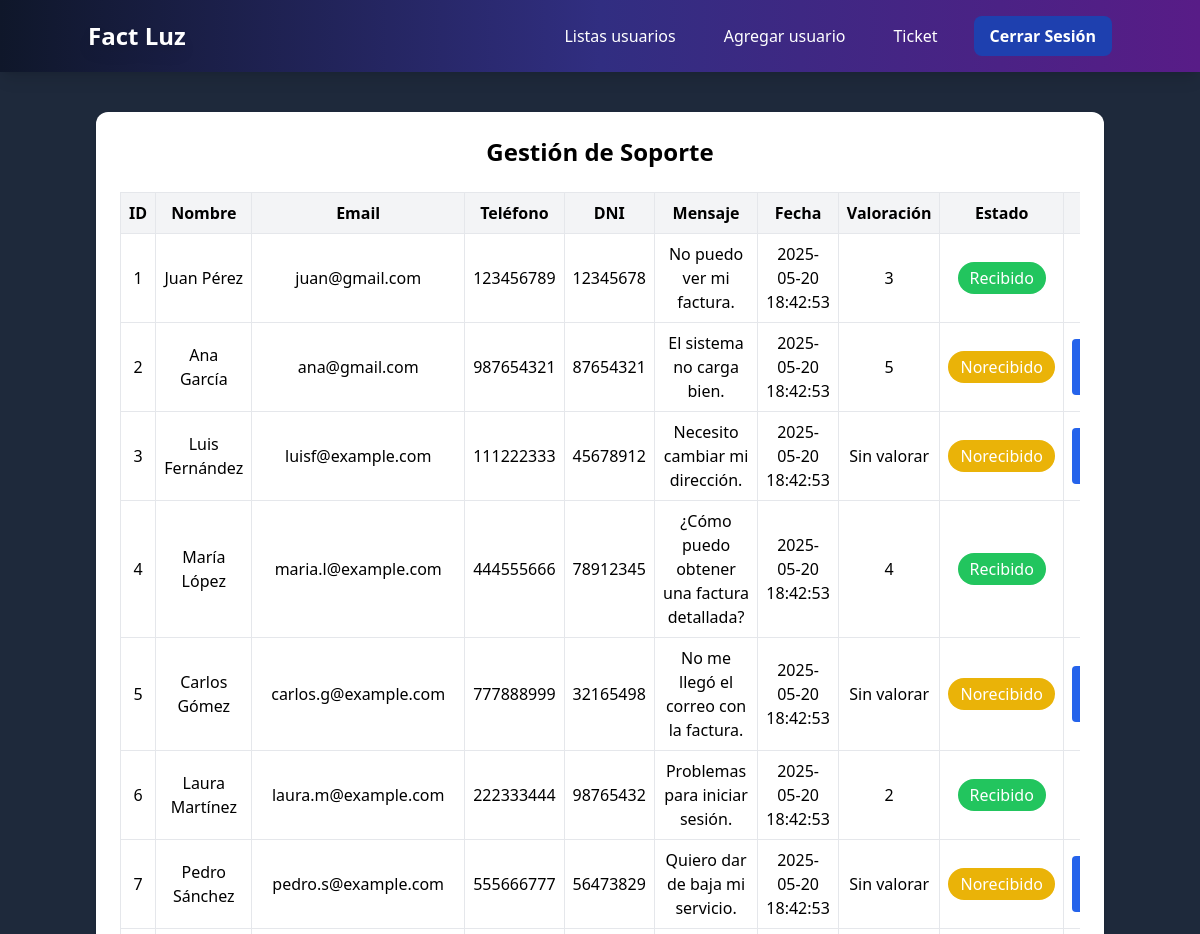
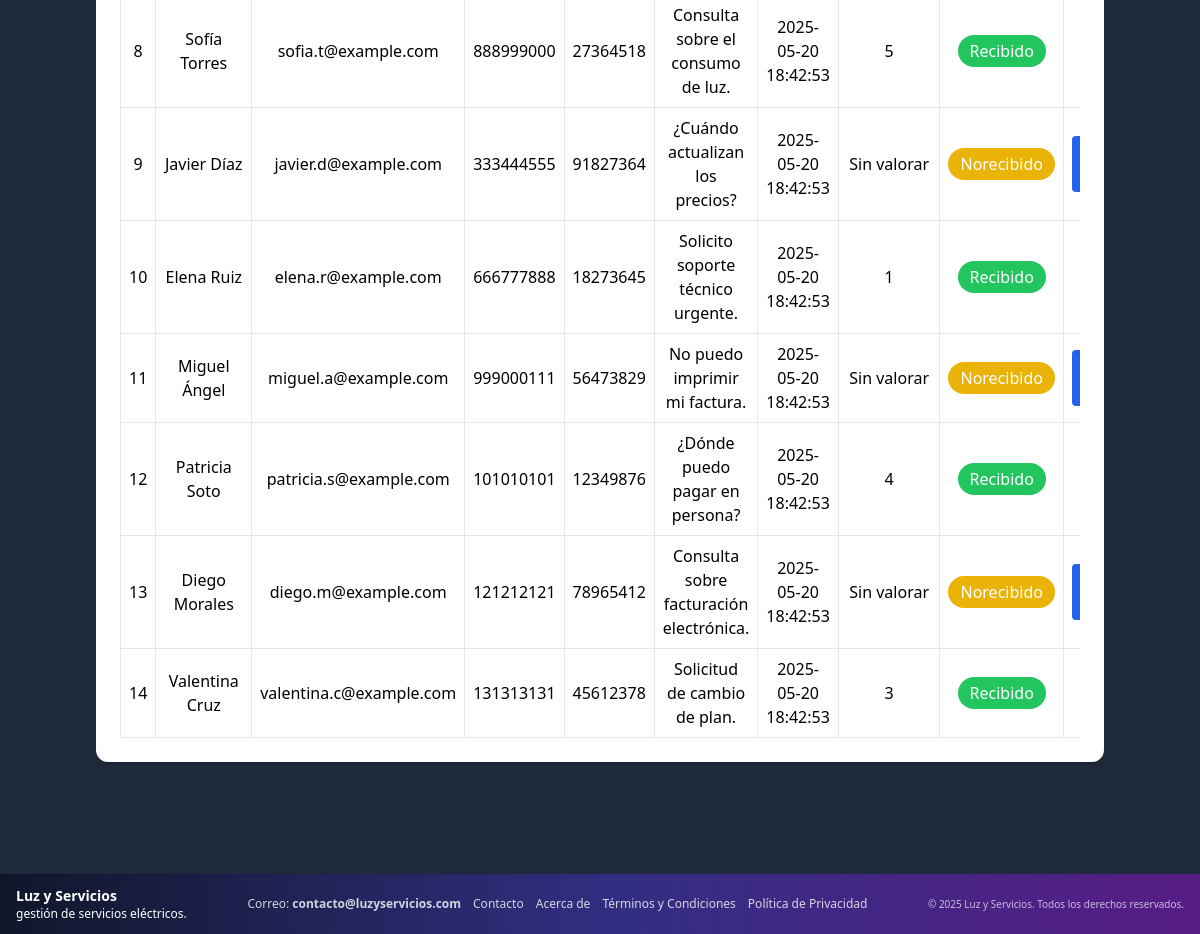
The app's page /index.php?ruta=ticket (signed in) with its own data (2 pictures, top to bottom).
### tables this page shows
CREATE TABLE `soporte` (
  `id_soporte` int(11) NOT NULL,
  `nombre` varchar(100) NOT NULL,
  `email` varchar(100) NOT NULL,
  `telefono` varchar(20) DEFAULT NULL,
  `dni` varchar(20) DEFAULT NULL,
  `mensaje` text NOT NULL,
  `fecha` timestamp NULL DEFAULT current_timestamp(),
  `valoracion` int(11) DEFAULT NULL,
  `estado` varchar(20) DEFAULT 'norecibido'
);

### controlador/template_controler.php (called while the page is built)
<?php
class TemplateController {
    public function GetTemplate(): void {
        include "vistas/template.php";
    }
    public function Getheader(): void {
        include "vistas/header.php";
    }
      public function GetFooter(): void {
        include "vistas/footer.php";
    }
}
?>

### index.php (called while the page is built, shortened)
<?php
require_once "controlador/template_controler.php";
$template = new TemplateController();
$template->GetHeader();
$template->GetTemplate();
?>

### modelos/soporte.php (called while the page is built, shortened)
<?php
class Soporte
{
    public static function obtenerTodos()
    {
        try {
            $pdo = Conexion::conectar();
            $stmt = $pdo->query("SELECT * FROM soporte ORDER BY id_soporte ASC");
            return $stmt->fetchAll(PDO::FETCH_ASSOC);
        } catch (PDOException $e) {
            echo "Error al obtener soporte: " . $e->getMessage();
            return [];
        }
    }
}

### vistas/modulos/ticket.php (the view, shortened to what this page needs)
<?php
require_once 'modelos/Soporte.php';
$soportes = Soporte::obtenerTodos();
?>
<main class="pt-28 pb-28 px-4 sm:px-8 md:px-16 lg:px-24 xl:px-36 flex-grow">
  <div class="max-w-6xl mx-auto bg-white text-black p-6 rounded-xl shadow">
    <h1 class="text-2xl font-bold mb-6 text-center">Gestión de Soporte</h1>
    <div class="overflow-x-auto hidden sm:block mt-6">
      <table class="w-full table-auto border border-gray-300 text-center text-sm sm:text-base">
        <thead class="bg-gray-100">
          <tr>
            <th class="p-2 border">ID</th>
            <th class="p-2 border">Nombre</th>
            <th class="p-2 border">Email</th>
            <th class="p-2 border">Teléfono</th>
            <th class="p-2 border">DNI</th>
            <th class="p-2 border">Mensaje</th>
            <th class="p-2 border">Fecha</th>
            <th class="p-2 border">Valoración</th>
            <th class="p-2 border">Estado</th>
            <th class="p-2 border">Acción</th>
          </tr>
        </thead>
        <tbody>
          <?php foreach ($soportes as $s): ?>
            <tr>
              <td class="p-2 border"><?= $s['id_soporte'] ?></td>
              <td class="p-2 border"><?= htmlspecialchars($s['nombre']) ?></td>
              <td class="p-2 border"><?= htmlspecialchars($s['email']) ?></td>
              <td class="p-2 border"><?= htmlspecialchars($s['telefono']) ?></td>
              <td class="p-2 border"><?= htmlspecialchars($s['dni']) ?></td>
              <td class="p-2 border"><?= nl2br(htmlspecialchars($s['mensaje'])) ?></td>
              <td class="p-2 border"><?= $s['fecha'] ?></td>
              <td class="p-2 border"><?= $s['valoracion'] ?? 'Sin valorar' ?></td>
              <td class="p-2 border">
                <span class="inline-block px-3 py-1 rounded-full text-white
                  <?= $s['estado'] === 'recibido' ? 'bg-green-500' : 'bg-yellow-500' ?>">
                  <?= ucfirst($s['estado']) ?>
                </span>
              </td>
              <td class="p-2 border">
                <?php if ($s['estado'] === 'norecibido'): ?>
                  <form method="post" action="controlador/controlador_soporte.php">
                    <button type="submit" class="bg-blue-600 hover:bg-blue-700 text-white px-3 py-1 rounded">
                    </button>
                  </form>
                <?php else: ?>
                  <span class="text-green-700 font-medium">Atendido</span>
                <?php endif; ?>
              </td>
            </tr>
          <?php endforeach; ?>
        </tbody>
      </table>
    </div>
  </div>
</main>

### records on screen
soporte: id_soporte "1", nombre "Juan Pérez", email "juan@gmail.com", telefono "123456789", dni "12345678", mensaje "No puedo ver mi factura.", fecha "2025-05-20 18:42:53", valoracion "3", estado "Recibido"
soporte: id_soporte "2", nombre "Ana García", email "ana@gmail.com", telefono "987654321", dni "87654321", mensaje "El sistema no carga bien.", fecha "2025-05-20 18:42:53", valoracion "5", estado "Norecibido"
soporte: id_soporte "3", nombre "Luis Fernández", email "luisf@example.com", telefono "111222333", dni "45678912", mensaje "Necesito cambiar mi dirección.", fecha "2025-05-20 18:42:53", valoracion "Sin valorar", estado "Norecibido"
soporte: id_soporte "4", nombre "María López", email "maria.l@example.com", telefono "444555666", dni "78912345", mensaje "¿Cómo puedo obtener una factura detallada?", fecha "2025-05-20 18:42:53", valoracion "4", estado "Recibido"
soporte: id_soporte "5", nombre "Carlos Gómez", email "carlos.g@example.com", telefono "777888999", dni "32165498", mensaje "No me llegó el correo con la factura.", fecha "2025-05-20 18:42:53", valoracion "Sin valorar", estado "Norecibido"
soporte: id_soporte "6", nombre "Laura Martínez", email "laura.m@example.com", telefono "222333444", dni "98765432", mensaje "Problemas para iniciar sesión.", fecha "2025-05-20 18:42:53", valoracion "2", estado "Recibido"
soporte: id_soporte "7", nombre "Pedro Sánchez", email "pedro.s@example.com", telefono "555666777", dni "56473829", mensaje "Quiero dar de baja mi servicio.", fecha "2025-05-20 18:42:53", valoracion "Sin valorar", estado "Norecibido"
soporte: id_soporte "8", nombre "Sofía Torres", email "sofia.t@example.com", telefono "888999000", dni "27364518", mensaje "Consulta sobre el consumo de luz.", fecha "2025-05-20 18:42:53", valoracion "5", estado "Recibido"
soporte: id_soporte "9", nombre "Javier Díaz", email "javier.d@example.com", telefono "333444555", dni "91827364", mensaje "¿Cuándo actualizan los precios?", fecha "2025-05-20 18:42:53", valoracion "Sin valorar", estado "Norecibido"
soporte: id_soporte "10", nombre "Elena Ruiz", email "elena.r@example.com", telefono "666777888", dni "18273645", mensaje "Solicito soporte técnico urgente.", fecha "2025-05-20 18:42:53", valoracion "1", estado "Recibido"
soporte: id_soporte "11", nombre "Miguel Ángel", email "miguel.a@example.com", telefono "999000111", dni "56473829", mensaje "No puedo imprimir mi factura.", fecha "2025-05-20 18:42:53", valoracion "Sin valorar", estado "Norecibido"
soporte: id_soporte "12", nombre "Patricia Soto", email "patricia.s@example.com", telefono "101010101", dni "12349876", mensaje "¿Dónde puedo pagar en persona?", fecha "2025-05-20 18:42:53", valoracion "4", estado "Recibido"
soporte: id_soporte "13", nombre "Diego Morales", email "diego.m@example.com", telefono "121212121", dni "78965412", mensaje "Consulta sobre facturación electrónica.", fecha "2025-05-20 18:42:53", valoracion "Sin valorar", estado "Norecibido"
soporte: id_soporte "14", nombre "Valentina Cruz", email "valentina.c@example.com", telefono "131313131", dni "45612378", mensaje "Solicitud de cambio de plan.", fecha "2025-05-20 18:42:53", valoracion "3", estado "Recibido"
